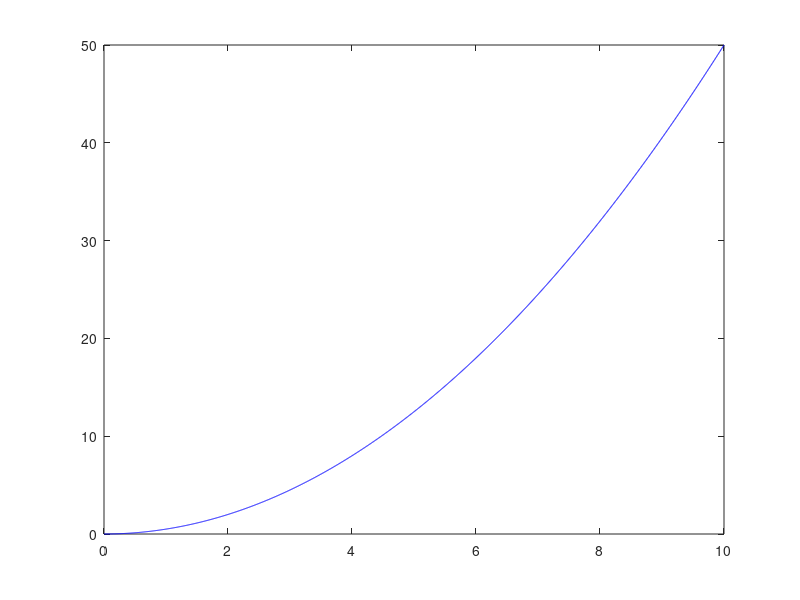

Reproduce this figure in MATLAB. (Note: this script raises an error after producing the figure.)
clc;
clear all;
close all;

%Periodo de muestreo
Ts=0.5;

%Frecuencia de muestreo
fs=1/Ts;
 
 
 %Modelo de tiempo continuo 
 Hs=tf(1,[ 1 0 0]); 

 
%Respuesta al escalón 
 figure;
 [y,t]=step(Hs);
 plot(t,y,'b');
 
 
 
 %Diseño del controlador
 
 %Dinámica deseada
 ts_d=150;
 MP_d=0.1;
 
 %Dinámica deseada de lazo cerrado en tiempo continuo 
 polo_d=din2polo(MP_d,ts_d);
 
%Dinámica de deseada de lazo cerrado en tiempno discreto
 polo_dd=exp(polo_d/fs);
 
%Discretiza planta
 Hz=c2d(Hs,1/fs,'zoh');
 
%Diseña controlador PD en tiempo discreto
[num_c, den_c]=d_pdd(Hz,polo_dd);
 

%Función de transferencia del controlador  
 Hc=tf(num_c,den_c,1/fs);

%Función de transferencia total de lazo abierto 
Hol=minreal(Hz*Hc);

%Función de transferencia en lazo cerrado
 Hcl=feedback(Hol,1);

%Respuesta al escalón del sistema controlado
 figure;
 step(Hcl);
 title('Voltaje de salida');
 
%Gráfica del esfuerzo de control
 Hclu=feedback(Hc,Hz);
 figure;
 step(Hclu);
 title('Esfuerzo de control');
 
